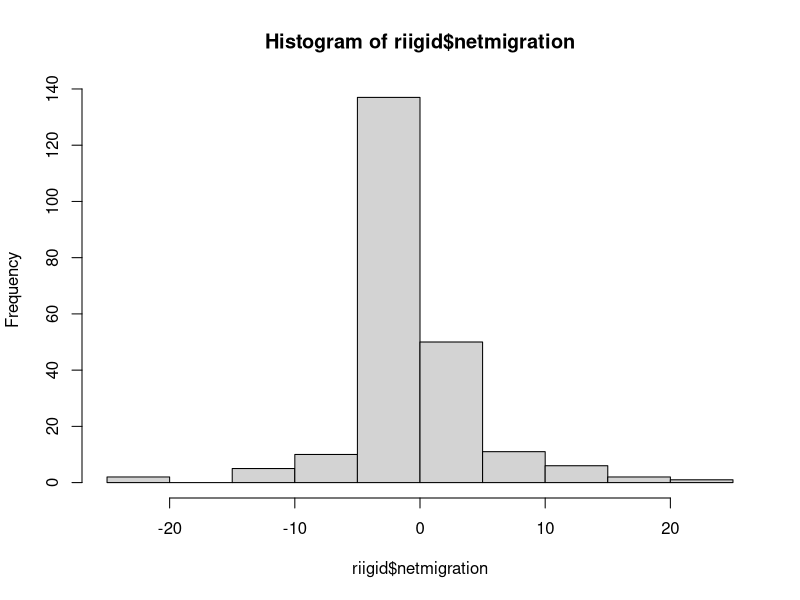

This chart was generated by the following R code:
## ---- chunk 1
library('magrittr')
riigid <- read.csv('andmed/countries.csv')
str(riigid)
## ---- chunk 2
table(riigid$region)
table(riigid$region, riigid$population < 1000000)
rahvaarv <- table(riigid$region, riigid$population < 1000000)
prop.table(rahvaarv) %>% round(2) # Osakaalud summast
prop.table(rahvaarv, margin = 1)  %>% round(2) # Osakaalud ridade summast
prop.table(rahvaarv, margin = 2)  %>% round(2) # Osakaalud veergude summast
## ---- chunk 3
piirid <- seq(0,100,20)
piirid
cut(riigid$literacy, breaks = piirid, right = F) %>% table
cut(riigid$literacy, breaks = piirid, right = T) %>% table
## ---- chunk 4
nclass.Sturges(riigid$netmigration)
hist(riigid$netmigration)
